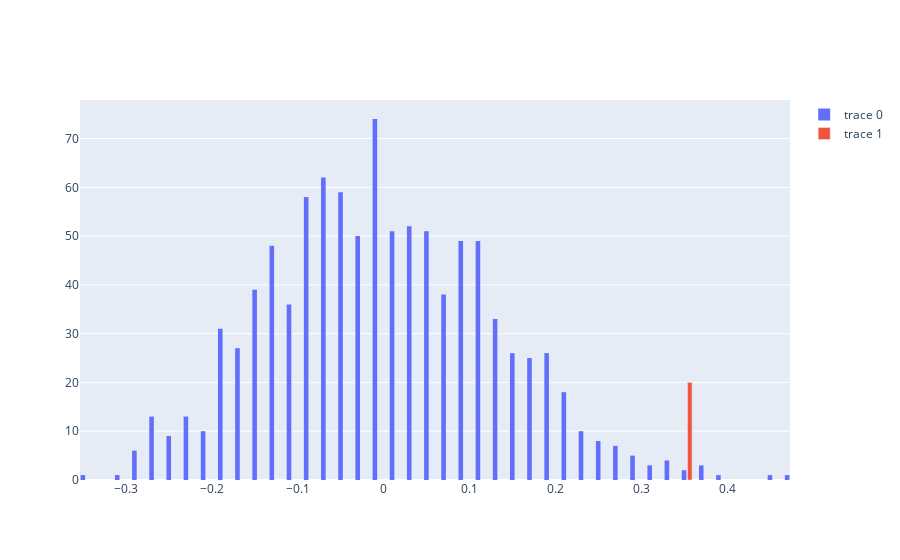

The notebook cell this image was saved under:
### Markdown cell above
In rosso si vede come la media sia ancora all'interno del range delle altre medie, quindi non è statisticamente significante -> altre prove

### Code cell
fig = go.Figure()

fig.add_trace(go.Histogram(x=Medie))

fig.add_trace(
    go.Bar(
        x=[((pagina_media.iloc[1,1] - pagina_media.iloc[0,1] ))],
        y=[20]
    ))

fig.show()

### Figure 1 — Plotly figure (JSON) as saved in the notebook; plotly's stock layout.template omitted (floating-point values rounded to 4 significant figures; data arrays with more than 128 entries replaced by an {"elided": "..."} marker saying what was removed)
{"data": [{"type": "histogram", "x": {"elided": "1000 float values"}}, {"type": "bar", "x": [0.3567], "y": [20]}], "layout": {}}
